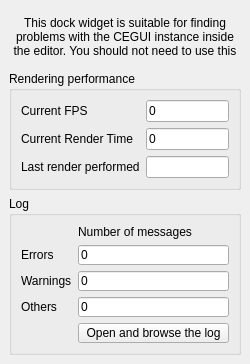
<?xml version="1.0" encoding="UTF-8"?>
<ui version="4.0">
 <class>CEGUIWidgetInfo</class>
 <widget class="QDockWidget" name="CEGUIWidgetInfo">
  <property name="geometry">
   <rect>
    <x>0</x>
    <y>0</y>
    <width>250</width>
    <height>364</height>
   </rect>
  </property>
  <property name="windowTitle">
   <string>CEGUI Debug Info</string>
  </property>
  <widget class="QWidget" name="dockWidgetContents">
   <layout class="QVBoxLayout" name="verticalLayout">
    <item>
     <widget class="QLabel" name="info">
      <property name="sizePolicy">
       <sizepolicy hsizetype="Preferred" vsizetype="Maximum">
        <horstretch>0</horstretch>
        <verstretch>0</verstretch>
       </sizepolicy>
      </property>
      <property name="text">
       <string>This dock widget is suitable for finding problems with the CEGUI instance inside the editor. You should not need to use this unless you experience difficulties.</string>
      </property>
      <property name="textFormat">
       <enum>Qt::PlainText</enum>
      </property>
      <property name="scaledContents">
       <bool>false</bool>
      </property>
      <property name="alignment">
       <set>Qt::AlignHCenter|Qt::AlignTop</set>
      </property>
      <property name="wordWrap">
       <bool>true</bool>
      </property>
     </widget>
    </item>
    <item>
     <widget class="QGroupBox" name="renderingPerformance">
      <property name="sizePolicy">
       <sizepolicy hsizetype="Preferred" vsizetype="Maximum">
        <horstretch>0</horstretch>
        <verstretch>0</verstretch>
       </sizepolicy>
      </property>
      <property name="title">
       <string>Rendering performance</string>
      </property>
      <layout class="QGridLayout" name="gridLayout">
       <item row="0" column="0">
        <widget class="QLabel" name="currentFPSLabel">
         <property name="text">
          <string>Current FPS</string>
         </property>
         <property name="buddy">
          <cstring>currentFPSBox</cstring>
         </property>
        </widget>
       </item>
       <item row="0" column="1">
        <widget class="QLineEdit" name="currentFPSBox">
         <property name="toolTip">
          <string>FPS means how many times the CEGUI widget gets rerendered per second</string>
         </property>
         <property name="text">
          <string>0</string>
         </property>
         <property name="frame">
          <bool>true</bool>
         </property>
         <property name="readOnly">
          <bool>true</bool>
         </property>
        </widget>
       </item>
       <item row="1" column="0">
        <widget class="QLabel" name="currentRenderTimeLabel">
         <property name="text">
          <string>Current Render Time</string>
         </property>
         <property name="buddy">
          <cstring>currentRenderTimeBox</cstring>
         </property>
        </widget>
       </item>
       <item row="1" column="1">
        <widget class="QLineEdit" name="currentRenderTimeBox">
         <property name="toolTip">
          <string>Render time means how much time (in seconds) did we spend in the renderGUI method</string>
         </property>
         <property name="text">
          <string>0</string>
         </property>
         <property name="readOnly">
          <bool>true</bool>
         </property>
        </widget>
       </item>
       <item row="2" column="0">
        <widget class="QLabel" name="lastRenderTimeLabel">
         <property name="text">
          <string>Last render performed</string>
         </property>
        </widget>
       </item>
       <item row="2" column="1">
        <widget class="QLineEdit" name="lastRenderTimeBox">
         <property name="readOnly">
          <bool>true</bool>
         </property>
        </widget>
       </item>
      </layout>
     </widget>
    </item>
    <item>
     <widget class="QGroupBox" name="log">
      <property name="sizePolicy">
       <sizepolicy hsizetype="Preferred" vsizetype="Maximum">
        <horstretch>0</horstretch>
        <verstretch>0</verstretch>
       </sizepolicy>
      </property>
      <property name="title">
       <string>Log</string>
      </property>
      <layout class="QGridLayout" name="gridLayout_2">
       <item row="1" column="0">
        <widget class="QLabel" name="errorsLabel">
         <property name="text">
          <string>Errors</string>
         </property>
         <property name="buddy">
          <cstring>errorsBox</cstring>
         </property>
        </widget>
       </item>
       <item row="1" column="1">
        <widget class="QLineEdit" name="errorsBox">
         <property name="text">
          <string>0</string>
         </property>
         <property name="readOnly">
          <bool>true</bool>
         </property>
        </widget>
       </item>
       <item row="2" column="0">
        <widget class="QLabel" name="warningsLabel">
         <property name="text">
          <string>Warnings</string>
         </property>
         <property name="buddy">
          <cstring>warningsBox</cstring>
         </property>
        </widget>
       </item>
       <item row="2" column="1">
        <widget class="QLineEdit" name="warningsBox">
         <property name="text">
          <string>0</string>
         </property>
         <property name="readOnly">
          <bool>true</bool>
         </property>
        </widget>
       </item>
       <item row="4" column="1">
        <widget class="QPushButton" name="openLog">
         <property name="text">
          <string>Open and browse the log</string>
         </property>
        </widget>
       </item>
       <item row="3" column="0">
        <widget class="QLabel" name="othersLabel">
         <property name="text">
          <string>Others</string>
         </property>
         <property name="buddy">
          <cstring>othersBox</cstring>
         </property>
        </widget>
       </item>
       <item row="3" column="1">
        <widget class="QLineEdit" name="othersBox">
         <property name="text">
          <string>0</string>
         </property>
         <property name="readOnly">
          <bool>true</bool>
         </property>
        </widget>
       </item>
       <item row="0" column="1">
        <widget class="QLabel" name="label">
         <property name="sizePolicy">
          <sizepolicy hsizetype="Preferred" vsizetype="Maximum">
           <horstretch>0</horstretch>
           <verstretch>0</verstretch>
          </sizepolicy>
         </property>
         <property name="text">
          <string>Number of messages</string>
         </property>
        </widget>
       </item>
      </layout>
     </widget>
    </item>
   </layout>
  </widget>
 </widget>
 <resources/>
 <connections/>
</ui>
